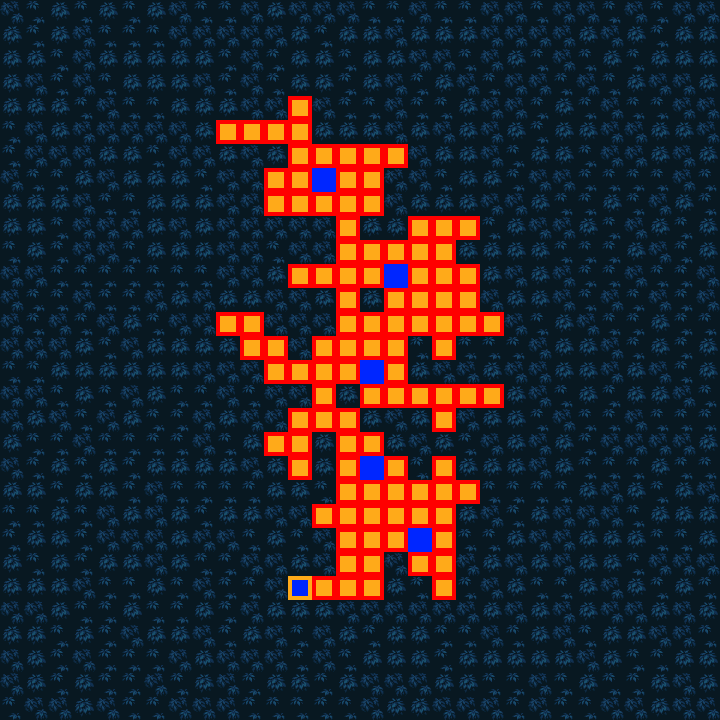

Rendered tile map (Tiled .tmx) drawn with the repository's tilesets; below, a short description and the map source with its tile grids summarised:
An orthogonal 30x30 tile map with 24x24 px tiles, 4 tile layers (Ground, Path, BornPoint, Monster).

<map version="1.0" orientation="orthogonal" width="30" height="30" tilewidth="24" tileheight="24">
 <tileset firstgid="1" name="61817" tilewidth="24" tileheight="24" spacing="1" margin="1">
  <image source="61817.png" width="868" height="346" />
 </tileset>
 <layer name="Ground" width="30" height="30">
  <data>[900 cells, 900 non-empty, 13 distinct tile ids]</data>
 </layer>
 <layer name="Path" width="30" height="30">
  <data>[900 cells, 110 non-empty, 1 distinct tile ids]</data>
 </layer>
 <layer name="BornPoint" width="30" height="30">
  <data>[900 cells, 1 non-empty, 1 distinct tile ids]</data>
 </layer>
 <layer name="Monster" width="30" height="30">
  <data>[900 cells, 5 non-empty, 1 distinct tile ids]</data>
 </layer>
</map>